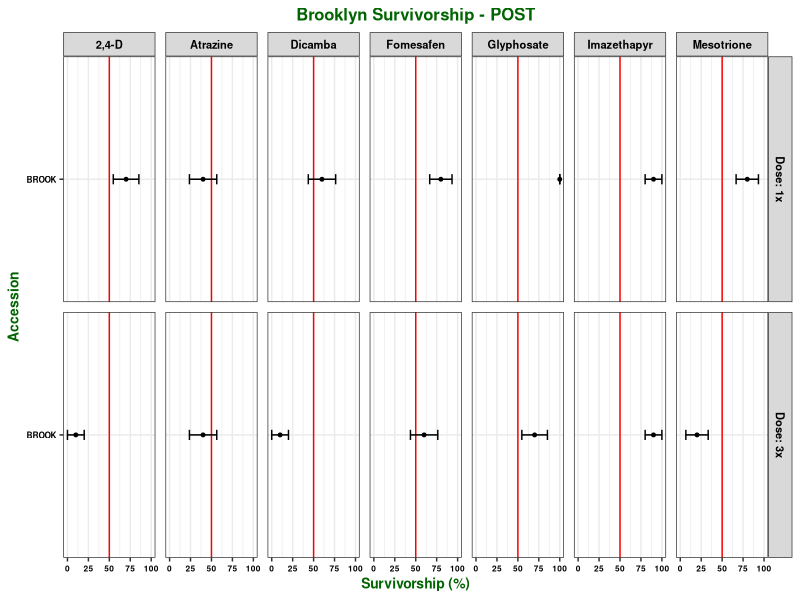

Recreate this plot in R. (Note: this script raises an error after producing the figure.)
## ---- chunk 1

knitr::opts_chunk$set(echo = TRUE)
library(dplyr)
library(ggplot2)
library(ggpubr)
library(car)
library(doBy)
library(plotrix)

## ---- chunk 2

data <- read.csv("Data_biored.csv")

str(data)

data$run <- as.factor(data$run)

data$pop <- as.factor(data$pop)

data$herb <- as.factor(data$herb)

data$Dose <- as.factor(data$Dose)

data$rep <- as.factor(data$rep)

str(data)

## ---- chunk 3

fun <- function(x){
  c(n = sum(!is.na(x)),
    mean = mean(x, na.rm = TRUE), 
    VAR = var(x, na.rm = TRUE), 
    SD = sd(x, na.rm = TRUE), 
    SE = std.error(x, na.rm = TRUE),
    CI = qnorm(1- 0.05/2) * std.error(x))
}


summary <- summaryBy(cbind(biomass,surv) ~ pop + herb + Dose, data = data,
          FUN=fun)

## ---- chunk 4

dose_labels <- c("1x" = "Dose: 1x", "3x" = "Dose: 3x")

ggplot(summary, aes(x = surv.mean*100, y = pop)) +
  xlim(0, 100) + 
  geom_point(size = 1) + 
  geom_vline(xintercept = 50, size = 0.5, colour = "red") +
  geom_errorbar(aes(xmin = (surv.mean*100) - (surv.SE*100), xmax = (surv.mean*100) + (surv.SE*100), width = 0.05)) + 
  facet_grid(Dose ~ herb, labeller = labeller(Dose = dose_labels))  +
  labs(title = "Brooklyn Survivorship - POST", x = "Survivorship (%)", y = "Accession") + 
  theme_bw() +
  theme (plot.title = element_text(face = "bold", hjust = 0.5, size = 12, colour = "darkgreen"), 
         axis.title = element_text(face = "bold", size = 10, colour = "darkgreen"), 
         axis.text = element_text(face = "bold", size = 6, colour = "black"),
         strip.text = element_text(face = "bold", size = 8, colour = "black"),
         panel.spacing = unit(0.5, "lines")) +
  ggsave("SURVIVORSHIP_BROOKLYN.jpeg", units = "in", width = 8, height = 4, dpi = 600)

